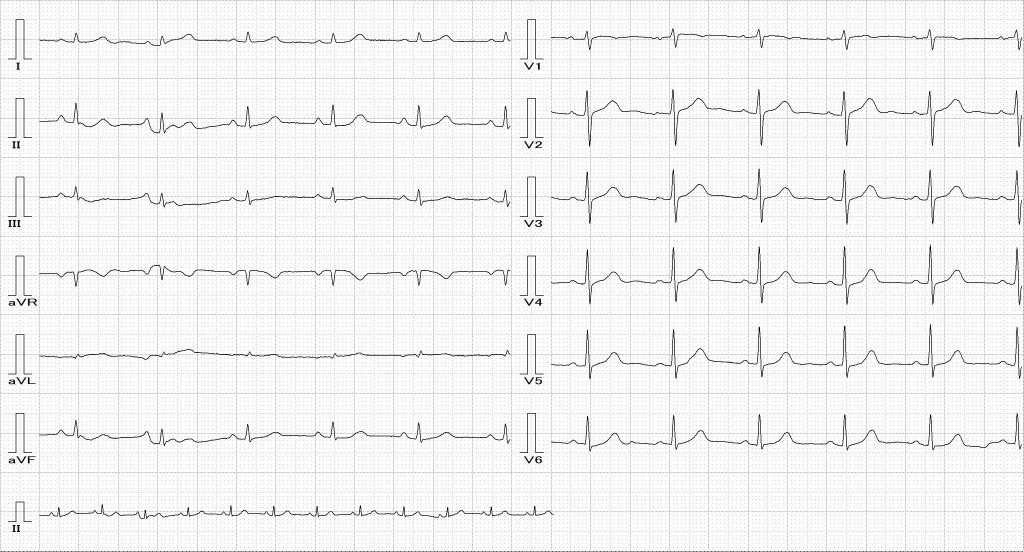
#> input picture 2_Separate_lead/Sample_Image/tmp.jpg, 3071 x 1654 px, given in place of 07756927_20180504_OT_1_1_1.jpg, which was not available (shown at 1/3 size)
$ python find_range.py
#> lines starting #> are read from the running program, lines starting #| are printed output that depends on the picture; pictures that were not available may be replaced by others from this repository, and a replacement may not be noted
# -*- coding: utf-8 -*-
"""
Created on Tue Aug 20 15:04:57 2019

@author: 陳俊諺
"""
import cv2


#4、5、6、14是掃描檔 先不做
def find_range(img_src, img_type):
    """
    find EKG graph location(shift)
    input:the image need to find range
    output:EKG graph top_left point & bottom_right point
    """
    img_match = img_src.copy()
    try:
        if img_type == 1:
            img_t = cv2.imread("./Sample_Image/1.jpg") #用第一型的心電圖當範例圖片
        elif img_type == 2:
            img_t = cv2.imread("./Sample_Image/2.jpg") #用第二型的心電圖當範例圖片
        elif img_type == 3:
            img_t = cv2.imread("./Sample_Image/3.jpg") #用第三型的心電圖當範例圖片
        elif img_type == 7:
            img_t = cv2.imread("./Sample_Image/7.jpg") #用第七型的心電圖當範例圖片
        elif img_type == 8:
            img_t = cv2.imread("./Sample_Image/8.jpg") #用第八型的心電圖當範例圖片
        elif img_type == 9:
            img_t = cv2.imread("./Sample_Image/9.png") #用第九型的心電圖當範例圖片
        elif img_type == 10:
            img_t = cv2.imread("./Sample_Image/10.png") #用第十型的心電圖當範例圖片
        elif img_type == 12:
            img_t = cv2.imread("./Sample_Image/12.png") #用第十二型的心電圖當範例圖片
        elif img_type == 13:
            img_t = cv2.imread("./Sample_Image/13.png") #用第十三型的心電圖當範例圖片
        else:
            raise ValueError('Undefined img_type Error!')
    except ValueError:
        raise

    #灰階
    img_match = cv2.cvtColor(img_match, cv2.COLOR_BGR2GRAY)
    img_t = cv2.cvtColor(img_t, cv2.COLOR_BGR2GRAY)
    #訂好範例圖片的長寬
    w = img_t.shape[1]
    h = img_t.shape[0]

    method = eval('cv2.TM_SQDIFF_NORMED')
    # Apply template Matching
    res = cv2.matchTemplate(img_match,img_t,method)
    min_val, max_val, min_loc, max_loc = cv2.minMaxLoc(res) #找最大最小值&所在位置 -> 和範例圖片相符的左上角位置

    top_left = min_loc
    bottom_right = (top_left[0] + w, top_left[1] + h) #靠長寬來訂出右下角位置

    loc = (top_left, bottom_right)
#    print(loc)

    return loc

# [395 lines left out: functions scanLead, find_lead, combine_shift, not called in this run]

if __name__ == '__main__':
    img_type = int(input("img_type = "))
#> the answer given: 3
    try:
        if img_type == 1:
            img = cv2.imread("./EKG/00823815/1/00823815_20181121_EKG_1_1_2.jpg") #用第一型的心電圖當範例來源圖片
        elif img_type == 2:
            img = cv2.imread("./EKG/00729722/2/00729722_20180123_EKG_1_0_2.jpg") #用第二型的心電圖當範例來源圖片
        elif img_type == 3:
            img = cv2.imread("./ECG_378/3/07756927_20180504_OT_1_1_1.jpg") #用第三型的心電圖當範例來源圖片
#> img is the input picture: shape (1654, 3071, 3); mean B, G, R 243.7, 243.7, 243.7
        elif img_type == 7:
            img = cv2.imread("./ECG_378/7/07643415_20101221_USCSRV01_1_0_1.jpg") #用第七型的心電圖當範例來源圖片
        elif img_type == 8:
            img = cv2.imread("./ECG_378/8/07949977_20101111_USCSRV01_1_0_2.jpg") #用第八型的心電圖當範例來源圖片
        else:
            raise ValueError('Undefined img_type Error!')
    except ValueError:
        raise


    img2 = img.copy()
    img3 = img.copy()
    #src
    img = cv2.resize(img, None, fx=0.3,fy=0.2,interpolation=cv2.INTER_CUBIC)
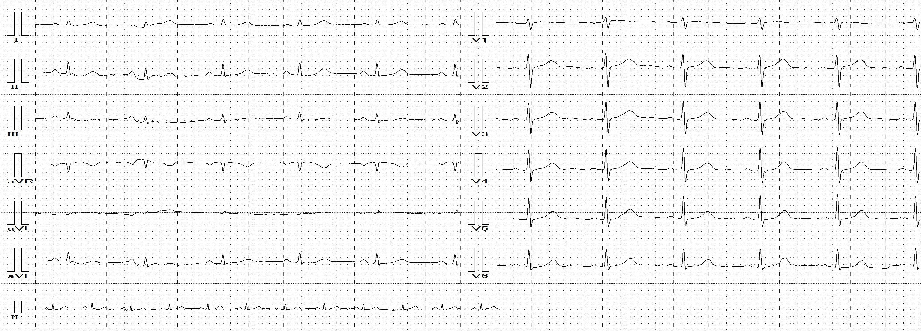
#> img: shape (331, 921, 3); mean B, G, R 243.5, 243.5, 243.5
    cv2.imshow("src", img)

    loc = find_range(img2, img_type)
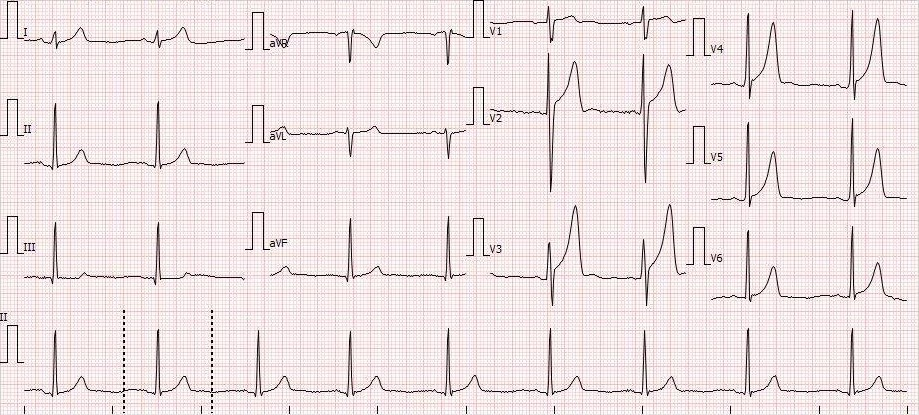
#> input picture 2_Separate_lead/Sample_Image/3.jpg, 919 x 415 px
#> in find_range, img_t is the input picture: shape (415, 919, 3); mean B, G, R 226.7, 225.9, 236.3
#> in find_range, `res = cv2.matchTemplate(img_match,img_t,method)`:
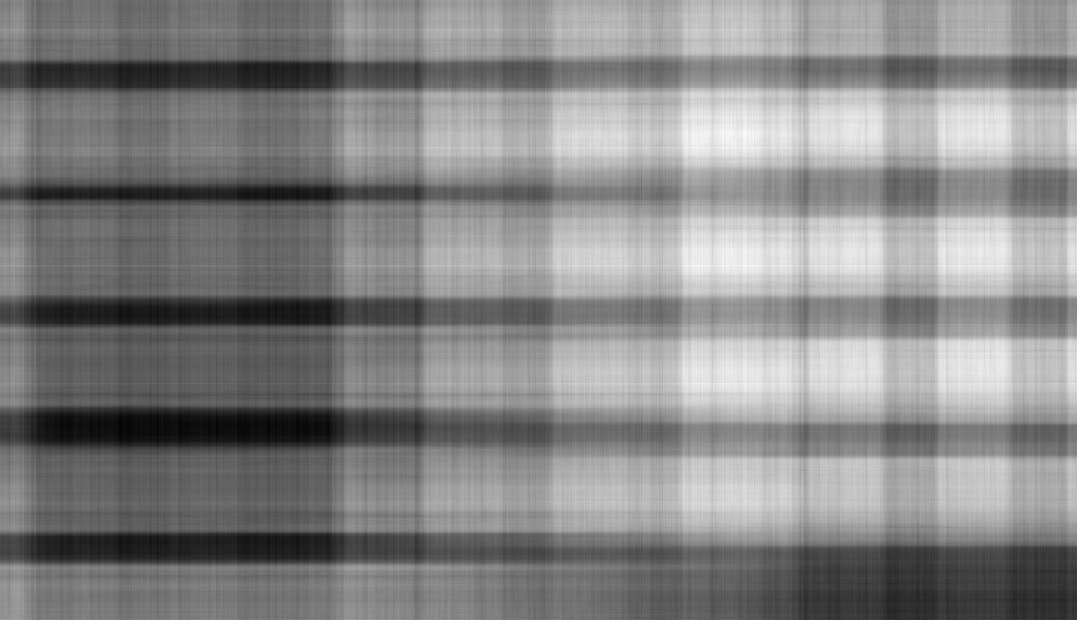
#> res: shape (1240, 2153) float32 (shown at 1/2 size); min 0.0474, max 0.0663, mean 0.0573; drawn with min black and max white
#> in find_range, `min_val, max_val, min_loc, max_loc = cv2.minMaxLoc(res)`: min_val = 0.0474; max_val = 0.0663; min_loc = (262, 860); max_loc = (1404, 530)
#> in find_range, `top_left = min_loc`: top_left = (262, 860)
#> in find_range, `bottom_right = (top_left[0] + w, top_left[1] + h)`: bottom_right = (1181, 1275)
#> in find_range, `loc = (top_left, bottom_right)`: loc = ((262, 860), (1181, 1275))
#> loc = ((262, 860), (1181, 1275))
    top_left, bottom_right = loc
#> top_left = (262, 860); bottom_right = (1181, 1275)

    if img_type == 1:

        lead = int(input("lead = "))
        if lead == 2:
            ((lead_tl, lead_br),(lead_tl2, lead_br2)) = find_lead(loc, img_type, lead)
            print('1:', lead_tl, lead_br, '2:', lead_tl2, lead_br2)
            l = top_left[0] + lead_tl[0]
            r = top_left[0] + lead_br[0]
            b = top_left[1] + lead_tl[1]
            t = top_left[1] + lead_br[1]
            #第二張圖的range
            l2 = top_left[0] + lead_tl2[0]
            r2 = top_left[0] + lead_br2[0]
            b2 = top_left[1] + lead_tl2[1]
            t2 = top_left[1] + lead_br2[1]
            img3 = img3[b2:t2,l2:r2]
#            print('???????',l2,r2,b2,t2)
            img3 = cv2.resize(img3, None, fx=0.4,fy=0.4,interpolation=cv2.INTER_CUBIC)
            cv2.imshow("match lead2", img3)
        else:
            lead_tl, lead_br = find_lead(loc, img_type, lead)
    #        print('lead_range:', lead_tl, lead_br)
            l = top_left[0] + lead_tl[0]
            r = top_left[0] + lead_br[0]
            b = top_left[1] + lead_tl[1]
            t = top_left[1] + lead_br[1]
        img2 = img2[b:t,l:r]

    else:
        #other img_type unfinished
#> (the run stopped early here; a loop or call above may not have finished)
